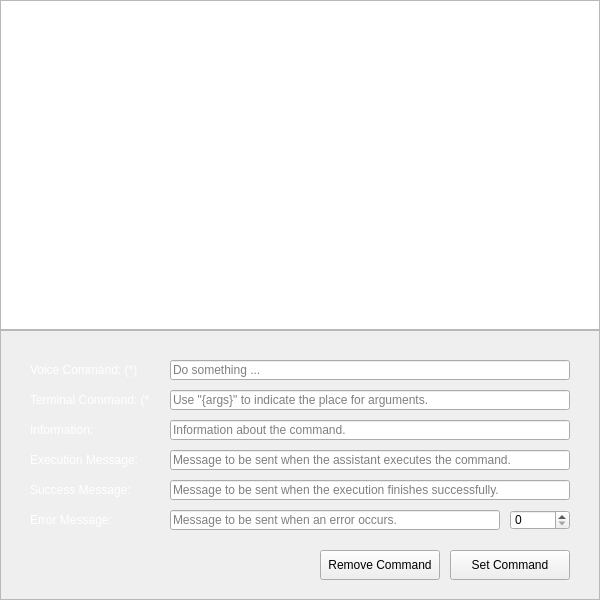
<?xml version="1.0" encoding="UTF-8"?>
<ui version="4.0">
 <class>MainWindow</class>
 <widget class="QMainWindow" name="MainWindow">
  <property name="geometry">
   <rect>
    <x>0</x>
    <y>0</y>
    <width>600</width>
    <height>600</height>
   </rect>
  </property>
  <property name="maximumSize">
   <size>
    <width>600</width>
    <height>16777215</height>
   </size>
  </property>
  <property name="windowTitle">
   <string>MainWindow</string>
  </property>
  <widget class="QWidget" name="centralwidget">
   <layout class="QGridLayout" name="gridLayout">
    <property name="leftMargin">
     <number>0</number>
    </property>
    <property name="topMargin">
     <number>0</number>
    </property>
    <property name="rightMargin">
     <number>0</number>
    </property>
    <property name="bottomMargin">
     <number>0</number>
    </property>
    <property name="spacing">
     <number>0</number>
    </property>
    <item row="0" column="0">
     <widget class="QTableWidget" name="commandList">
      <property name="styleSheet">
       <string notr="true"/>
      </property>
     </widget>
    </item>
    <item row="1" column="0">
     <widget class="QFrame" name="frame">
      <property name="minimumSize">
       <size>
        <width>600</width>
        <height>270</height>
       </size>
      </property>
      <property name="maximumSize">
       <size>
        <width>16777215</width>
        <height>270</height>
       </size>
      </property>
      <property name="styleSheet">
       <string notr="true">#frame {
	background-image: url(images/background.png);
}</string>
      </property>
      <property name="frameShape">
       <enum>QFrame::StyledPanel</enum>
      </property>
      <property name="frameShadow">
       <enum>QFrame::Raised</enum>
      </property>
      <widget class="QLineEdit" name="voiceCommand">
       <property name="geometry">
        <rect>
         <x>170</x>
         <y>30</y>
         <width>400</width>
         <height>20</height>
        </rect>
       </property>
       <property name="placeholderText">
        <string>Do something ...</string>
       </property>
      </widget>
      <widget class="QLabel" name="voiceCommandLabel">
       <property name="geometry">
        <rect>
         <x>30</x>
         <y>30</y>
         <width>120</width>
         <height>20</height>
        </rect>
       </property>
       <property name="styleSheet">
        <string notr="true">color: rgb(255, 255, 255);</string>
       </property>
       <property name="text">
        <string>Voice Command: (*)</string>
       </property>
      </widget>
      <widget class="QLineEdit" name="terminalCommand">
       <property name="geometry">
        <rect>
         <x>170</x>
         <y>60</y>
         <width>400</width>
         <height>20</height>
        </rect>
       </property>
       <property name="text">
        <string/>
       </property>
       <property name="placeholderText">
        <string>Use &quot;{args}&quot; to indicate the place for arguments.</string>
       </property>
      </widget>
      <widget class="QLabel" name="terminalCommandLabel">
       <property name="geometry">
        <rect>
         <x>30</x>
         <y>60</y>
         <width>120</width>
         <height>20</height>
        </rect>
       </property>
       <property name="styleSheet">
        <string notr="true">color: rgb(255, 255, 255);</string>
       </property>
       <property name="text">
        <string>Terminal Command: (*)</string>
       </property>
      </widget>
      <widget class="QLineEdit" name="info">
       <property name="geometry">
        <rect>
         <x>170</x>
         <y>90</y>
         <width>400</width>
         <height>20</height>
        </rect>
       </property>
       <property name="placeholderText">
        <string>Information about the command.</string>
       </property>
      </widget>
      <widget class="QLabel" name="infoLabel">
       <property name="geometry">
        <rect>
         <x>30</x>
         <y>90</y>
         <width>120</width>
         <height>20</height>
        </rect>
       </property>
       <property name="styleSheet">
        <string notr="true">color: rgb(255, 255, 255);</string>
       </property>
       <property name="text">
        <string>Information:</string>
       </property>
      </widget>
      <widget class="QLineEdit" name="execMessage">
       <property name="geometry">
        <rect>
         <x>170</x>
         <y>120</y>
         <width>400</width>
         <height>20</height>
        </rect>
       </property>
       <property name="text">
        <string/>
       </property>
       <property name="placeholderText">
        <string>Message to be sent when the assistant executes the command.</string>
       </property>
      </widget>
      <widget class="QLabel" name="execMessageLabel">
       <property name="geometry">
        <rect>
         <x>30</x>
         <y>120</y>
         <width>120</width>
         <height>20</height>
        </rect>
       </property>
       <property name="styleSheet">
        <string notr="true">color: rgb(255, 255, 255);</string>
       </property>
       <property name="text">
        <string>Execution Message:</string>
       </property>
      </widget>
      <widget class="QLabel" name="successMessageLabel">
       <property name="geometry">
        <rect>
         <x>30</x>
         <y>150</y>
         <width>120</width>
         <height>20</height>
        </rect>
       </property>
       <property name="styleSheet">
        <string notr="true">color: rgb(255, 255, 255);</string>
       </property>
       <property name="text">
        <string>Success Message:</string>
       </property>
      </widget>
      <widget class="QLineEdit" name="successMessage">
       <property name="geometry">
        <rect>
         <x>170</x>
         <y>150</y>
         <width>400</width>
         <height>20</height>
        </rect>
       </property>
       <property name="text">
        <string/>
       </property>
       <property name="placeholderText">
        <string>Message to be sent when the execution finishes successfully.</string>
       </property>
      </widget>
      <widget class="QLineEdit" name="errorMessage">
       <property name="geometry">
        <rect>
         <x>170</x>
         <y>180</y>
         <width>330</width>
         <height>20</height>
        </rect>
       </property>
       <property name="text">
        <string/>
       </property>
       <property name="placeholderText">
        <string>Message to be sent when an error occurs.</string>
       </property>
      </widget>
      <widget class="QLabel" name="errorMessageLabel">
       <property name="geometry">
        <rect>
         <x>30</x>
         <y>180</y>
         <width>120</width>
         <height>20</height>
        </rect>
       </property>
       <property name="styleSheet">
        <string notr="true">color: rgb(255, 255, 255);</string>
       </property>
       <property name="text">
        <string>Error Message:</string>
       </property>
      </widget>
      <widget class="QSpinBox" name="errorCode">
       <property name="geometry">
        <rect>
         <x>510</x>
         <y>180</y>
         <width>60</width>
         <height>20</height>
        </rect>
       </property>
       <property name="maximum">
        <number>99999</number>
       </property>
      </widget>
      <widget class="QPushButton" name="setButton">
       <property name="geometry">
        <rect>
         <x>450</x>
         <y>220</y>
         <width>120</width>
         <height>30</height>
        </rect>
       </property>
       <property name="font">
        <font>
         <pointsize>9</pointsize>
        </font>
       </property>
       <property name="text">
        <string>Set Command</string>
       </property>
      </widget>
      <widget class="QPushButton" name="removeButton">
       <property name="geometry">
        <rect>
         <x>320</x>
         <y>220</y>
         <width>120</width>
         <height>30</height>
        </rect>
       </property>
       <property name="font">
        <font>
         <pointsize>9</pointsize>
        </font>
       </property>
       <property name="text">
        <string>Remove Command</string>
       </property>
      </widget>
      <widget class="QLabel" name="errorInformation">
       <property name="geometry">
        <rect>
         <x>30</x>
         <y>220</y>
         <width>270</width>
         <height>30</height>
        </rect>
       </property>
       <property name="font">
        <font>
         <pointsize>8</pointsize>
        </font>
       </property>
       <property name="styleSheet">
        <string notr="true">color: rgb(255, 0, 0);</string>
       </property>
       <property name="text">
        <string/>
       </property>
      </widget>
     </widget>
    </item>
   </layout>
  </widget>
 </widget>
 <resources/>
 <connections/>
</ui>
